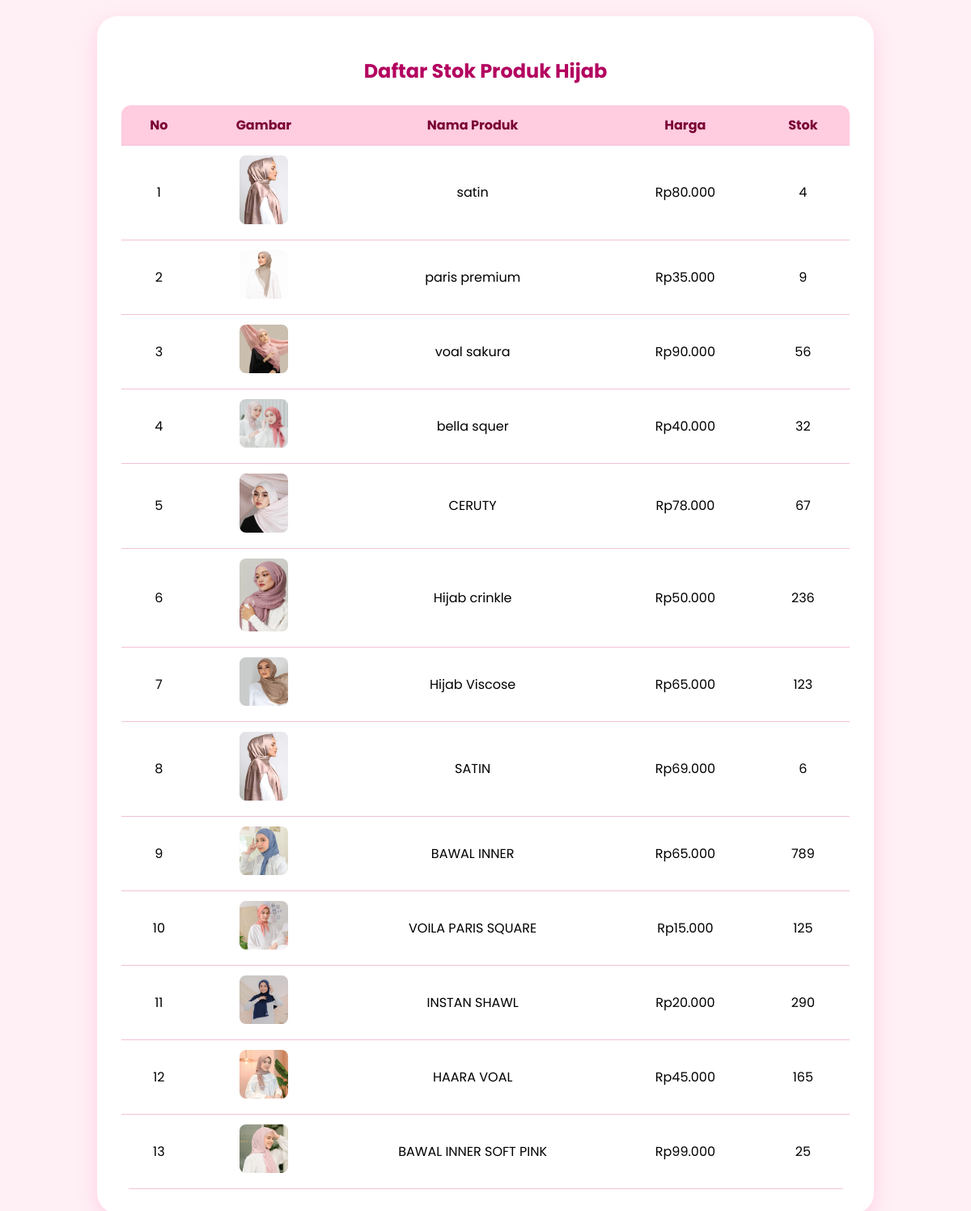
The app's page /admin/stok.php with its own data.
### tables this page shows
CREATE TABLE IF NOT EXISTS `produk` (
  `id` int NOT NULL AUTO_INCREMENT,
  `nama` varchar(50) DEFAULT NULL,
  `harga` int DEFAULT NULL,
  `gambar` varchar(50) DEFAULT NULL,
  `stok` int DEFAULT NULL,
  PRIMARY KEY (`id`)
);

### admin/stok.php (the view, shortened to what this page needs)
<?php
include '../koneksi.php';
$produk = mysqli_query($koneksi, "SELECT * FROM produk");
?>
<!DOCTYPE html>
<html>
<head>
</head>
<body>
<div class="container">
    <h2>Daftar Stok Produk Hijab</h2>
    <table>
        <thead>
            <tr>
                <th>No</th>
                <th>Gambar</th>
                <th>Nama Produk</th>
                <th>Harga</th>
                <th>Stok</th>
            </tr>
        </thead>
        <tbody>
            <?php $no = 1; while ($row = mysqli_fetch_assoc($produk)): ?>
            <tr>
                <td><?= $no++ ?></td>
               <td>
    <img src="uploads/<?= $row['gambar'] ?>" alt="<?= $row['nama'] ?>" width="60">
               <td><?= htmlspecialchars($row['nama']) ?></td>
                <td>Rp<?= number_format($row['harga'], 0, ',', '.') ?></td>
                <td><?= $row['stok'] ?></td>
            </tr>
            <?php endwhile; ?>
        </tbody>
    </table>
</div>
</body>
</html>

### admin/stok.php (style rules this page uses)
body { font-family: 'Poppins', sans-serif; background: #fff0f5; margin: 0; padding: 20px; }
.container { max-width: 900px; margin: auto; background: #fff; padding: 30px; border-radius: 25px; box-shadow: 0 8px 25px rgba(255, 77, 166, 0.2); }
h2 { text-align: center; color: #b3005f; margin-bottom: 25px; }
table { width: 100%; border-collapse: collapse; border-radius: 12px; overflow: hidden; }
thead { background-color: #ffcce0; color: #7a0033; }
th, td { padding: 12px 18px; border-bottom: 1px solid #f3c1d9; text-align: center; }
img { width: 60px; height: auto; border-radius: 8px; }

### records on screen
produk: gambar+nama (picture), nama "satin", harga "80.000", stok "4"
produk: gambar (picture), nama "paris premium", harga "35.000", stok "9"
produk: gambar (picture), nama "voal sakura", harga "90.000", stok "56"
produk: gambar (picture), nama "bella squer", harga "40.000", stok "32"
produk: gambar (picture), nama "CERUTY", harga "78.000", stok "67"
produk: gambar+nama (picture), nama "Hijab crinkle", harga "50.000", stok "236"
produk: gambar (picture), nama "Hijab Viscose", harga "65.000", stok "123"
produk: gambar (picture), nama "SATIN", harga "69.000", stok "6"
produk: gambar (picture), nama "BAWAL INNER", harga "65.000", stok "789"
produk: gambar (picture), nama "VOILA PARIS SQUARE", harga "15.000", stok "125"
produk: gambar (picture), nama "INSTAN SHAWL", harga "20.000", stok "290"
produk: gambar (picture), nama "HAARA VOAL", harga "45.000", stok "165"
produk: gambar (picture), nama "BAWAL INNER SOFT PINK", harga "99.000", stok "25"
